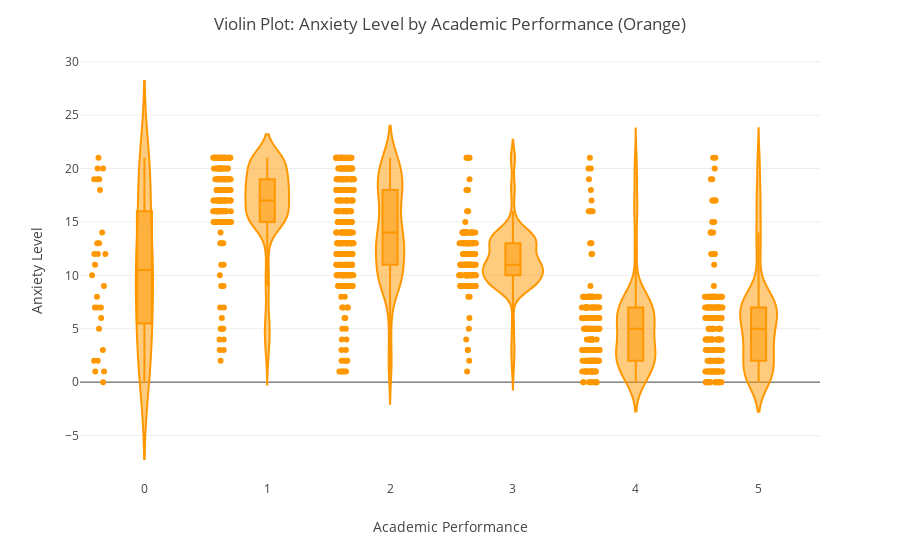

The notebook cell this image was saved under:
### Code cell
import pandas as pd
import plotly.express as px

# Load the dataset from a CSV file
DF = pd.read_csv('StressLevelDataset.csv')

# Create a violin plot to visualize the distribution of anxiety levels across different academic performance categories
fig = px.violin(
    DF,  # DataFrame containing the data
    x='academic_performance',  # X-axis: Academic performance categories
    y='anxiety_level',  # Y-axis: Anxiety levels
    box=True,  # Add a mini-boxplot inside the violin to show median and quartiles
    points='all',  # Display all individual data points on the plot
    color_discrete_sequence=['#FF9800']  # Use an orange color for the violins
)

# Customize the layout: add title and axis labels
fig.update_layout(
    title='Violin Plot: Anxiety Level by Academic Performance (Orange)',
    xaxis_title='Academic Performance',
    yaxis_title='Anxiety Level'
)

# Display the plot
fig.show()

### Figure 1 — Plotly figure (JSON) as saved in the notebook; plotly's stock layout.template omitted (floating-point values rounded to 4 significant figures; data arrays with more than 128 entries replaced by an {"elided": "..."} marker saying what was removed)
{"data": [{"alignmentgroup": "True", "box": {"visible": true}, "hovertemplate": "academic_performance=%{x}<br>anxiety_level=%{y}<extra></extra>", "legendgroup": "", "marker": {"color": "#FF9800"}, "name": "", "offsetgroup": "", "orientation": "v", "points": "all", "scalegroup": "True", "showlegend": false, "type": "violin", "x": {"elided": "1100 int values"}, "x0": " ", "xaxis": "x", "y": {"elided": "1100 int values"}, "y0": " ", "yaxis": "y"}], "layout": {"autosize": true, "legend": {"tracegroupgap": 0}, "margin": {"t": 60}, "title": {"text": "Violin Plot: Anxiety Level by Academic Performance (Orange)"}, "violinmode": "group", "xaxis": {"anchor": "y", "autorange": true, "domain": [0, 1], "range": [-0.5335, 5.5], "title": {"text": "Academic Performance"}, "type": "linear"}, "yaxis": {"anchor": "x", "autorange": true, "domain": [0, 1], "range": [-9.165, 30.17], "title": {"text": "Anxiety Level"}, "type": "linear"}}}
